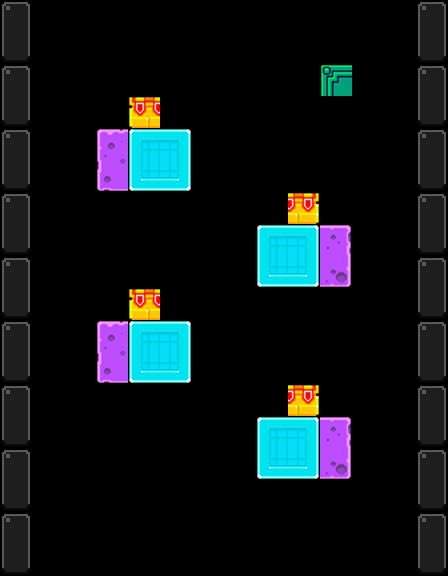

Below is a game level as drawn by its tile map, then a one-line description and the .tmx that defines it (tile-layer data replaced by summaries):
An orthogonal 14x18 tile map with 32x32 px tiles, 2 tile layers (Enemigos, Plataformas), 4 hidden layers not drawn.

<map version="1.0" tiledversion="2017.07.26" orientation="orthogonal" renderorder="right-down" width="14" height="18" tilewidth="32" tileheight="32" nextobjectid="56">
 <tileset firstgid="1" name="plataformas" tilewidth="32" tileheight="32" tilecount="196" columns="28">
  <image source="../plataformas.png" width="896" height="224" />
  <tile id="71">
   <animation>
    <frame tileid="71" duration="100" />
    <frame tileid="15" duration="100" />
   </animation>
  </tile>
  <tile id="72">
   <animation>
    <frame tileid="72" duration="100" />
    <frame tileid="16" duration="100" />
   </animation>
  </tile>
  <tile id="99">
   <animation>
    <frame tileid="99" duration="100" />
    <frame tileid="43" duration="100" />
   </animation>
  </tile>
  <tile id="100">
   <animation>
    <frame tileid="100" duration="100" />
    <frame tileid="44" duration="100" />
   </animation>
  </tile>
  <tile id="102">
   <animation>
    <frame tileid="102" duration="100" />
    <frame tileid="103" duration="100" />
    <frame tileid="104" duration="100" />
   </animation>
  </tile>
  <tile id="112">
   <animation>
    <frame tileid="112" duration="100" />
    <frame tileid="115" duration="100" />
    <frame tileid="118" duration="100" />
    <frame tileid="121" duration="100" />
    <frame tileid="124" duration="100" />
    <frame tileid="127" duration="100" />
   </animation>
  </tile>
  <tile id="113">
   <animation>
    <frame tileid="113" duration="100" />
    <frame tileid="116" duration="100" />
    <frame tileid="119" duration="100" />
    <frame tileid="122" duration="100" />
    <frame tileid="125" duration="100" />
    <frame tileid="128" duration="100" />
   </animation>
  </tile>
  <tile id="114">
   <animation>
    <frame tileid="114" duration="100" />
    <frame tileid="117" duration="100" />
    <frame tileid="120" duration="100" />
    <frame tileid="123" duration="100" />
    <frame tileid="126" duration="100" />
    <frame tileid="129" duration="100" />
   </animation>
  </tile>
  <tile id="140">
   <animation>
    <frame tileid="140" duration="100" />
    <frame tileid="143" duration="100" />
    <frame tileid="146" duration="100" />
    <frame tileid="149" duration="100" />
    <frame tileid="152" duration="100" />
    <frame tileid="155" duration="100" />
   </animation>
  </tile>
  <tile id="141">
   <animation>
    <frame tileid="141" duration="100" />
    <frame tileid="144" duration="100" />
    <frame tileid="147" duration="100" />
    <frame tileid="150" duration="100" />
    <frame tileid="153" duration="100" />
    <frame tileid="156" duration="100" />
   </animation>
  </tile>
  <tile id="142">
   <animation>
    <frame tileid="142" duration="100" />
    <frame tileid="145" duration="100" />
    <frame tileid="148" duration="100" />
    <frame tileid="151" duration="100" />
    <frame tileid="154" duration="100" />
    <frame tileid="157" duration="100" />
   </animation>
  </tile>
 </tileset>
 <layer name="Colision" width="14" height="18" visible="0">
  <data>[252 cells, 60 non-empty, 3 distinct tile ids]</data>
 </layer>
 <layer name="Enemigos" width="14" height="18">
  <data>[252 cells, 5 non-empty, 3 distinct tile ids]</data>
 </layer>
 <layer name="Rads" width="14" height="18" visible="0">
  <data>[252 cells, 6 non-empty, 1 distinct tile ids]</data>
 </layer>
 <layer name="Plataformas" width="14" height="18">
  <data>[252 cells, 60 non-empty, 10 distinct tile ids]</data>
 </layer>
 <layer name="Tele" width="14" height="18" visible="0">
  <data>[252 cells, 0 non-empty, 0 distinct tile ids]</data>
 </layer>
 <imagelayer name="Fondo" visible="0" locked="1">
  <image source="../fondos/LeapDay_theme_Space.png" width="448" height="815" />
 </imagelayer>
</map>
